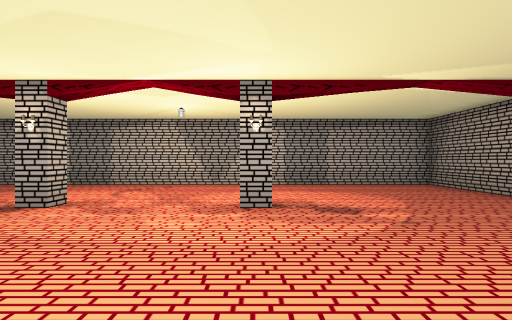
View 1 (above)

13 first-person views from a walk through a scene from a Unity 3-D project. The camera is 1.5 m above the floor, looks level and sees 80° across. Doors are open. The floor is counted in squares, 2 m on a side. Each view is taken from the middle of a square. On the plan, view 1 faces up. The plan holds only what a view shows up to about 10 squares ahead; the rest is blank. The place goes on beyond the plan. The player is left out. Some surface patterns are stand-ins.

View 2
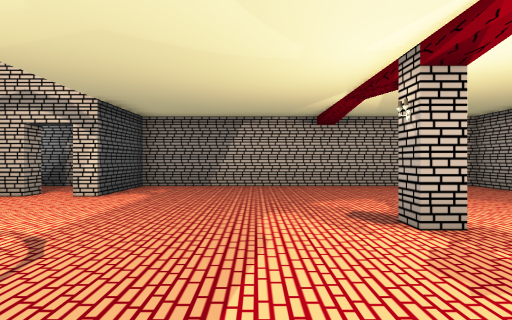

View 3
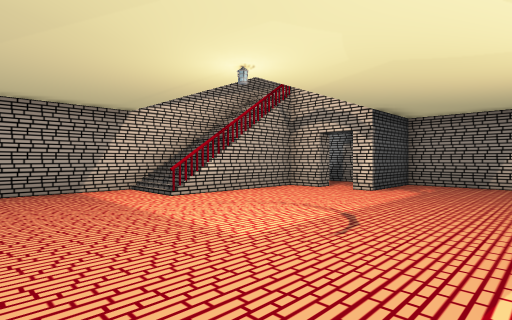

View 4
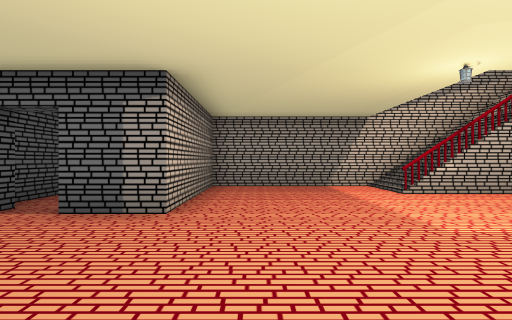

View 5
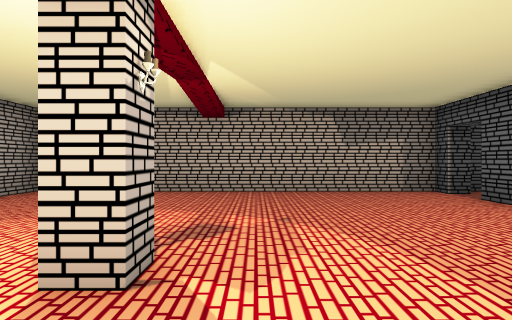

View 6
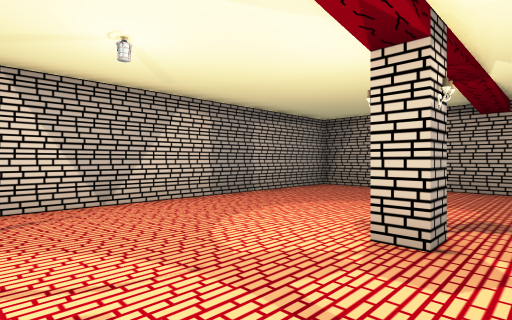

View 7
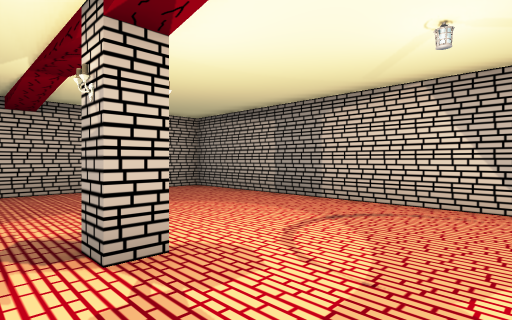

View 8
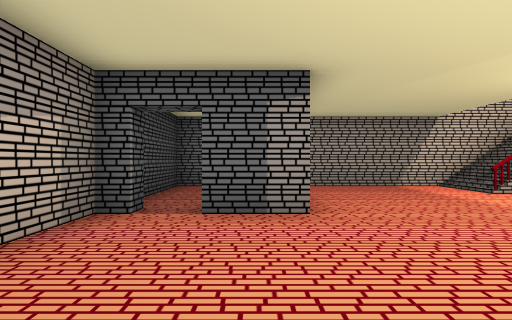

View 9
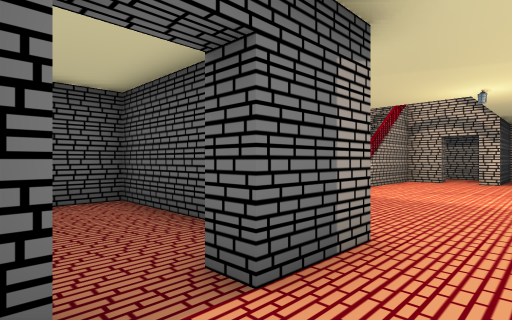

View 10
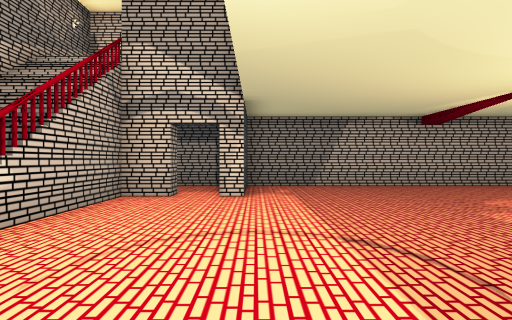

View 11
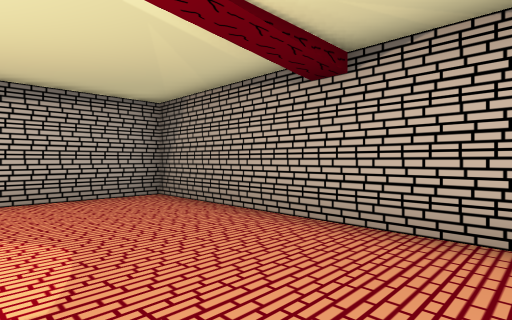

View 12
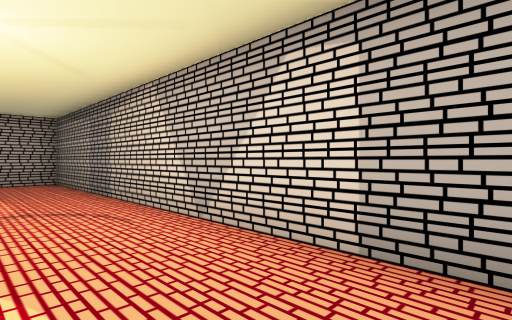

View 13
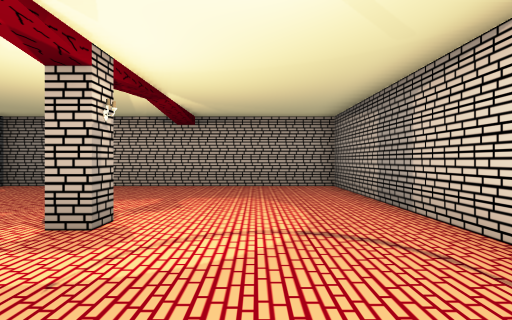

### Floor plan
Key: @ floor where view 1 was taken; # wall or solid block; . floor; / step, stairs or slope; D open door; = window, fence, low wall or low ledge.
Columns run from 9 left of view 1 to 6 right of it. Each row starts with its distance up from view 1.
 10 ################
  9 #..............#
  8 #..............#
  7 #..............#
  6 #..............#
  5 #....#...#.....#
  4 #..............#
  3 #..............#
  2 #..............#
  1 #..............#
  0 ###......@.##D##
 -1 #.DD.......#.D.#
 -2 #.#........#...#
 -3 #.///=//...#...#
 -4   //////...#...#
 -5   ##############

Positions as (right, up) in squares from view 1, and headings:
1: (0, 0), facing up
2: (0, 3), facing left
3: (1, 3), facing down-left
4: (1, 4), facing down
5: (-2, 4), facing right
6: (-3, 4), facing up-right
7: (-1, 4), facing up-left
8: (3, 4), facing down
9: (5, 1), facing down-left
10: (0, 0), facing left
11: (2, 3), facing up-right
12: (2, 7), facing up-left
13: (0, 7), facing left
